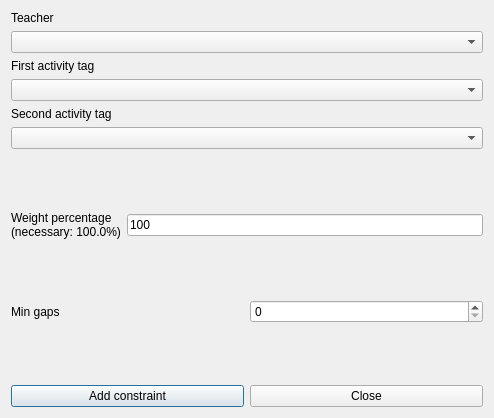
<?xml version="1.0" encoding="UTF-8"?>
<ui version="4.0">
 <class>AddConstraintTeacherMinGapsBetweenOrderedPairOfActivityTagsForm_template</class>
 <widget class="QDialog" name="AddConstraintTeacherMinGapsBetweenOrderedPairOfActivityTagsForm_template">
  <property name="geometry">
   <rect>
    <x>0</x>
    <y>0</y>
    <width>494</width>
    <height>418</height>
   </rect>
  </property>
  <property name="windowTitle">
   <string extracomment="This is the title of the dialog to add a new constraint of this type">Add teacher min gaps between ordered pair of activity tags</string>
  </property>
  <layout class="QVBoxLayout" name="verticalLayout_2">
   <item>
    <layout class="QVBoxLayout" name="verticalLayout">
     <item>
      <widget class="QLabel" name="teachersTextLabel">
       <property name="frameShape">
        <enum>QFrame::NoFrame</enum>
       </property>
       <property name="frameShadow">
        <enum>QFrame::Plain</enum>
       </property>
       <property name="text">
        <string>Teacher</string>
       </property>
       <property name="wordWrap">
        <bool>false</bool>
       </property>
      </widget>
     </item>
     <item>
      <widget class="QComboBox" name="teacherComboBox">
       <property name="editable">
        <bool>false</bool>
       </property>
       <property name="insertPolicy">
        <enum>QComboBox::NoInsert</enum>
       </property>
       <property name="autoCompletion">
        <bool>false</bool>
       </property>
       <property name="duplicatesEnabled">
        <bool>false</bool>
       </property>
      </widget>
     </item>
     <item>
      <widget class="QLabel" name="firstActivityTagTextLabel">
       <property name="frameShape">
        <enum>QFrame::NoFrame</enum>
       </property>
       <property name="frameShadow">
        <enum>QFrame::Plain</enum>
       </property>
       <property name="text">
        <string>First activity tag</string>
       </property>
       <property name="wordWrap">
        <bool>false</bool>
       </property>
      </widget>
     </item>
     <item>
      <widget class="QComboBox" name="firstActivityTagComboBox">
       <property name="editable">
        <bool>false</bool>
       </property>
       <property name="insertPolicy">
        <enum>QComboBox::NoInsert</enum>
       </property>
       <property name="autoCompletion">
        <bool>false</bool>
       </property>
       <property name="duplicatesEnabled">
        <bool>false</bool>
       </property>
      </widget>
     </item>
     <item>
      <widget class="QLabel" name="secondActivityTagTextLabel">
       <property name="frameShape">
        <enum>QFrame::NoFrame</enum>
       </property>
       <property name="frameShadow">
        <enum>QFrame::Plain</enum>
       </property>
       <property name="text">
        <string>Second activity tag</string>
       </property>
       <property name="wordWrap">
        <bool>false</bool>
       </property>
      </widget>
     </item>
     <item>
      <widget class="QComboBox" name="secondActivityTagComboBox">
       <property name="editable">
        <bool>false</bool>
       </property>
       <property name="insertPolicy">
        <enum>QComboBox::NoInsert</enum>
       </property>
       <property name="autoCompletion">
        <bool>false</bool>
       </property>
       <property name="duplicatesEnabled">
        <bool>false</bool>
       </property>
      </widget>
     </item>
    </layout>
   </item>
   <item>
    <spacer name="spacer1">
     <property name="orientation">
      <enum>Qt::Vertical</enum>
     </property>
     <property name="sizeType">
      <enum>QSizePolicy::Expanding</enum>
     </property>
     <property name="sizeHint" stdset="0">
      <size>
       <width>20</width>
       <height>31</height>
      </size>
     </property>
    </spacer>
   </item>
   <item>
    <layout class="QHBoxLayout" name="horizontalLayout">
     <item>
      <widget class="QLabel" name="weightTextLabel">
       <property name="frameShape">
        <enum>QFrame::NoFrame</enum>
       </property>
       <property name="frameShadow">
        <enum>QFrame::Plain</enum>
       </property>
       <property name="text">
        <string>Weight percentage
(necessary: 100.0%)</string>
       </property>
       <property name="wordWrap">
        <bool>false</bool>
       </property>
      </widget>
     </item>
     <item>
      <widget class="QLineEdit" name="weightLineEdit">
       <property name="text">
        <string notr="true">100</string>
       </property>
      </widget>
     </item>
    </layout>
   </item>
   <item>
    <spacer name="spacer1_2">
     <property name="orientation">
      <enum>Qt::Vertical</enum>
     </property>
     <property name="sizeType">
      <enum>QSizePolicy::Expanding</enum>
     </property>
     <property name="sizeHint" stdset="0">
      <size>
       <width>20</width>
       <height>18</height>
      </size>
     </property>
    </spacer>
   </item>
   <item>
    <layout class="QHBoxLayout" name="horizontalLayout_2">
     <item>
      <widget class="QLabel" name="minGapsTextLabel">
       <property name="frameShape">
        <enum>QFrame::NoFrame</enum>
       </property>
       <property name="frameShadow">
        <enum>QFrame::Plain</enum>
       </property>
       <property name="text">
        <string>Min gaps</string>
       </property>
       <property name="wordWrap">
        <bool>false</bool>
       </property>
      </widget>
     </item>
     <item>
      <widget class="QSpinBox" name="minGapsSpinBox"/>
     </item>
    </layout>
   </item>
   <item>
    <spacer name="spacer1_3">
     <property name="orientation">
      <enum>Qt::Vertical</enum>
     </property>
     <property name="sizeType">
      <enum>QSizePolicy::Expanding</enum>
     </property>
     <property name="sizeHint" stdset="0">
      <size>
       <width>20</width>
       <height>16</height>
      </size>
     </property>
    </spacer>
   </item>
   <item>
    <layout class="QHBoxLayout">
     <item>
      <widget class="QPushButton" name="addConstraintPushButton">
       <property name="text">
        <string>Add constraint</string>
       </property>
      </widget>
     </item>
     <item>
      <widget class="QPushButton" name="closePushButton">
       <property name="text">
        <string>Close</string>
       </property>
      </widget>
     </item>
    </layout>
   </item>
  </layout>
 </widget>
 <layoutdefault spacing="6" margin="11"/>
 <resources/>
 <connections/>
</ui>
